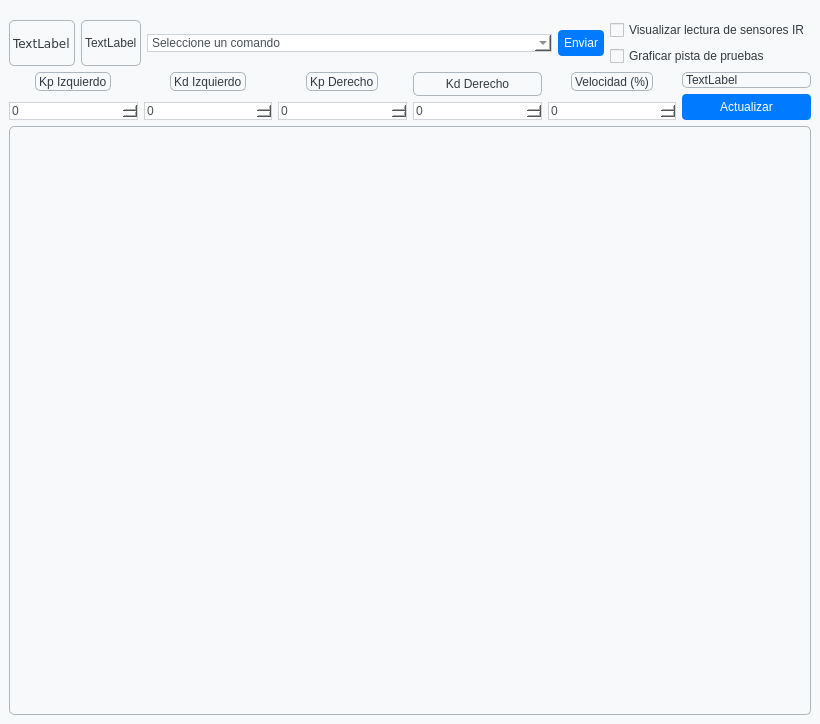
<?xml version="1.0" encoding="UTF-8"?>
<ui version="4.0">
 <class>MainWindow</class>
 <widget class="QMainWindow" name="MainWindow">
  <property name="geometry">
   <rect>
    <x>0</x>
    <y>0</y>
    <width>820</width>
    <height>724</height>
   </rect>
  </property>
  <property name="sizePolicy">
   <sizepolicy hsizetype="Fixed" vsizetype="Fixed">
    <horstretch>0</horstretch>
    <verstretch>0</verstretch>
   </sizepolicy>
  </property>
  <property name="windowTitle">
   <string>MainWindow</string>
  </property>
  <property name="styleSheet">
   <string notr="true">QWidget {
    background-color: #f8f9fa;
    color: #343a40;
    font-family: &quot;Verdana&quot;;
}

QPushButton {
    background-color: #007bff;
    border: none;
    color: white;
    padding: 6px;
    border-radius: 4px;
}

QPushButton:hover {
    background-color: #0056b3;
}

QComboBox, QSpinBox {
    background-color: white;
    border: 1px solid #ced4da;
    color: #495057;
}

QFrame {
    border: 1px solid #adb5bd;
    border-radius: 5px;
}
</string>
  </property>
  <widget class="QWidget" name="centralwidget">
   <layout class="QVBoxLayout" name="verticalLayout_7" stretch="0,0,1">
    <property name="topMargin">
     <number>20</number>
    </property>
    <item>
     <layout class="QHBoxLayout" name="horizontalLayout_3">
      <item>
       <layout class="QHBoxLayout" name="horizontalLayout_4" stretch="0,0,1,0">
        <property name="spacing">
         <number>6</number>
        </property>
        <item>
         <widget class="QLabel" name="label_5">
          <property name="font">
           <font>
            <family>Verdana</family>
            <bold>false</bold>
           </font>
          </property>
          <property name="cursor">
           <cursorShape>ArrowCursor</cursorShape>
          </property>
          <property name="text">
           <string>TextLabel</string>
          </property>
         </widget>
        </item>
        <item>
         <widget class="QLabel" name="label_6">
          <property name="text">
           <string>TextLabel</string>
          </property>
         </widget>
        </item>
        <item>
         <widget class="QComboBox" name="comboBox">
          <property name="enabled">
           <bool>true</bool>
          </property>
          <property name="editable">
           <bool>false</bool>
          </property>
          <item>
           <property name="text">
            <string>Seleccione un comando</string>
           </property>
          </item>
          <item>
           <property name="text">
            <string>ALIVE</string>
           </property>
          </item>
          <item>
           <property name="text">
            <string>ACELEROMETRO</string>
           </property>
          </item>
          <item>
           <property name="text">
            <string>INFRAROJOS</string>
           </property>
          </item>
          <item>
           <property name="text">
            <string>MOTOR</string>
           </property>
          </item>
         </widget>
        </item>
        <item>
         <widget class="QPushButton" name="pushButton">
          <property name="text">
           <string>Enviar</string>
          </property>
          <property name="checkable">
           <bool>false</bool>
          </property>
         </widget>
        </item>
       </layout>
      </item>
      <item>
       <layout class="QVBoxLayout" name="verticalLayout_2">
        <item>
         <widget class="QCheckBox" name="checkBox">
          <property name="text">
           <string>Visualizar lectura de sensores IR</string>
          </property>
         </widget>
        </item>
        <item>
         <widget class="QCheckBox" name="checkBox_2">
          <property name="text">
           <string>Graficar pista de pruebas</string>
          </property>
         </widget>
        </item>
       </layout>
      </item>
     </layout>
    </item>
    <item>
     <layout class="QHBoxLayout" name="horizontalLayout_5">
      <item>
       <layout class="QVBoxLayout" name="verticalLayout_3" stretch="0,0">
        <property name="spacing">
         <number>11</number>
        </property>
        <item alignment="Qt::AlignmentFlag::AlignHCenter">
         <widget class="QLabel" name="label">
          <property name="text">
           <string>Kp Izquierdo</string>
          </property>
          <property name="textFormat">
           <enum>Qt::TextFormat::AutoText</enum>
          </property>
          <property name="scaledContents">
           <bool>false</bool>
          </property>
          <property name="wordWrap">
           <bool>true</bool>
          </property>
         </widget>
        </item>
        <item>
         <widget class="QSpinBox" name="KpIzq">
          <property name="maximum">
           <number>256</number>
          </property>
         </widget>
        </item>
       </layout>
      </item>
      <item>
       <layout class="QVBoxLayout" name="verticalLayout_4" stretch="0,0">
        <property name="spacing">
         <number>11</number>
        </property>
        <item alignment="Qt::AlignmentFlag::AlignHCenter">
         <widget class="QLabel" name="label_2">
          <property name="text">
           <string>Kd Izquierdo</string>
          </property>
          <property name="textFormat">
           <enum>Qt::TextFormat::AutoText</enum>
          </property>
          <property name="scaledContents">
           <bool>false</bool>
          </property>
          <property name="wordWrap">
           <bool>true</bool>
          </property>
         </widget>
        </item>
        <item>
         <widget class="QSpinBox" name="KdIzq">
          <property name="maximum">
           <number>65000</number>
          </property>
         </widget>
        </item>
       </layout>
      </item>
      <item>
       <layout class="QVBoxLayout" name="verticalLayout_5" stretch="0,0">
        <property name="spacing">
         <number>11</number>
        </property>
        <item alignment="Qt::AlignmentFlag::AlignHCenter">
         <widget class="QLabel" name="label_3">
          <property name="text">
           <string>Kp Derecho</string>
          </property>
          <property name="textFormat">
           <enum>Qt::TextFormat::AutoText</enum>
          </property>
          <property name="scaledContents">
           <bool>false</bool>
          </property>
          <property name="wordWrap">
           <bool>true</bool>
          </property>
         </widget>
        </item>
        <item>
         <widget class="QSpinBox" name="KpDer">
          <property name="maximum">
           <number>256</number>
          </property>
          <property name="singleStep">
           <number>1</number>
          </property>
          <property name="stepType">
           <enum>QAbstractSpinBox::StepType::DefaultStepType</enum>
          </property>
         </widget>
        </item>
       </layout>
      </item>
      <item>
       <layout class="QVBoxLayout" name="verticalLayout_8">
        <item>
         <widget class="QLabel" name="label_8">
          <property name="text">
           <string>Kd Derecho</string>
          </property>
          <property name="alignment">
           <set>Qt::AlignmentFlag::AlignCenter</set>
          </property>
          <property name="wordWrap">
           <bool>true</bool>
          </property>
         </widget>
        </item>
        <item>
         <widget class="QSpinBox" name="KdDer">
          <property name="maximum">
           <number>65000</number>
          </property>
         </widget>
        </item>
       </layout>
      </item>
      <item>
       <layout class="QVBoxLayout" name="verticalLayout_6" stretch="0,0">
        <property name="spacing">
         <number>11</number>
        </property>
        <item alignment="Qt::AlignmentFlag::AlignHCenter">
         <widget class="QLabel" name="label_4">
          <property name="text">
           <string>Velocidad (%)</string>
          </property>
          <property name="textFormat">
           <enum>Qt::TextFormat::AutoText</enum>
          </property>
          <property name="scaledContents">
           <bool>false</bool>
          </property>
          <property name="wordWrap">
           <bool>true</bool>
          </property>
         </widget>
        </item>
        <item>
         <widget class="QSpinBox" name="VelPorc">
          <property name="maximum">
           <number>100</number>
          </property>
          <property name="singleStep">
           <number>5</number>
          </property>
         </widget>
        </item>
       </layout>
      </item>
      <item>
       <layout class="QVBoxLayout" name="verticalLayout">
        <item>
         <widget class="QLabel" name="label_7">
          <property name="text">
           <string>TextLabel</string>
          </property>
         </widget>
        </item>
        <item>
         <widget class="QPushButton" name="pushButton_2">
          <property name="text">
           <string>Actualizar</string>
          </property>
         </widget>
        </item>
       </layout>
      </item>
     </layout>
    </item>
    <item>
     <layout class="QGridLayout" name="gridLayout">
      <property name="leftMargin">
       <number>0</number>
      </property>
      <item row="0" column="0">
       <widget class="QFrame" name="QPista">
        <property name="frameShape">
         <enum>QFrame::Shape::StyledPanel</enum>
        </property>
        <property name="frameShadow">
         <enum>QFrame::Shadow::Raised</enum>
        </property>
       </widget>
      </item>
     </layout>
    </item>
   </layout>
  </widget>
 </widget>
 <resources/>
 <connections/>
</ui>
